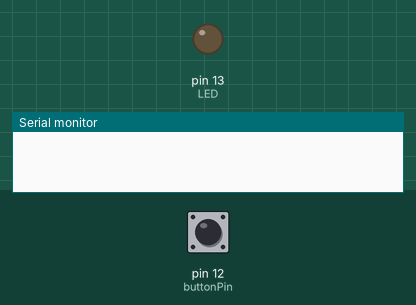
Simulated run of this sketch. Board: Arduino Uno, built with avr-gcc and run on an emulated ATmega328P. Shown: output pins drawn as LEDs (lit = HIGH), the last lines printed to the serial monitor. The inputs (shaded band) are chosen by the test bench; at power-on: pin 12 (buttonPin) HIGH.

Above: at 1.2 s.
1.3 s: pin 12 (buttonPin) pulled LOW for 0.15 s
At 1.38 s:
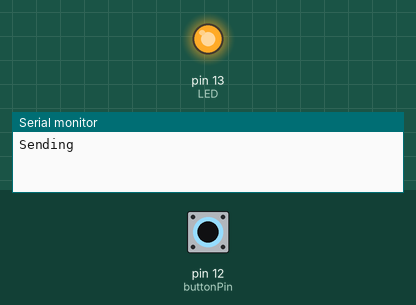
2.9 s: pin 12 (buttonPin) pulled LOW for 3.2 s
At 7.0 s:
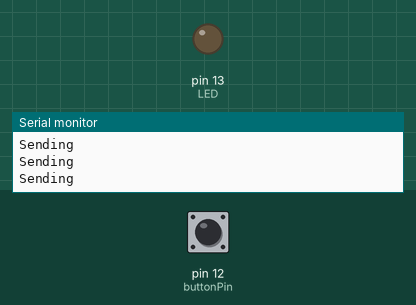
Timing chart, 0 to 8.5 s (numbered marks = the images above; inputs shaded):
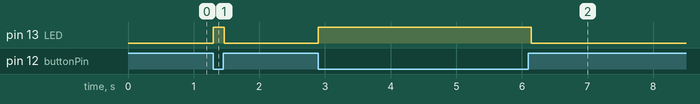

Measured:
- after the input at 1.3 s, pin 13 (LED): LOW → HIGH at once, → LOW 0.17 s later
- after the input at 2.9 s, pin 13 (LED): LOW → HIGH at once, → LOW 3.2 s later

The sketch:

testbutton.ino
```cpp
#include <boarddefs.h>
#include <IRremote.h>
#include <IRremoteInt.h>
#include <ir_Lego_PF_BitStreamEncoder.h>

// the first pin of the 5 sequential pins connected to buttons


// the first pin of the 5 sequential pins connected to buttons


int buttonPin = 12;  //buttonpin pourrait s’appeler bouton_yeux. À vous de choisir.
int LED = 13;    //Même chose ici. Au lieu de LED, on pourrait dire oeil_gauche.
IRsend irsend;
void setup() {
 Serial.begin(9600);
   // Definir le port #12 comme une entrée (capteur) et activer la résistance interne.
   pinMode(buttonPin, INPUT_PULLUP);  // Si vous avez changé le nom de buttonpin plus haut, utiliser le même nom ici
   // Définir le port 13 comme une sortie. L’électricité ira vers la DEL.
   pinMode(LED, OUTPUT);

}
void loop(){
   // Lire la veleur de buttonpin.  La réponse sera 0 ou 1. Enfoncé ou pas.
   int buttonValue = digitalRead(buttonPin);

   if (buttonValue == LOW){
      // SI le bouton est enfoncé, on allume la DEL. (HIGH)
      digitalWrite(LED,HIGH);
       irsend.sendSony(0x18E758A7, 32);
                Serial.println("Sending");
                delay(15);
   } else {
      // Sinon, on étain la DEL. (LOW)
      digitalWrite(LED, LOW);
   }
}
```
